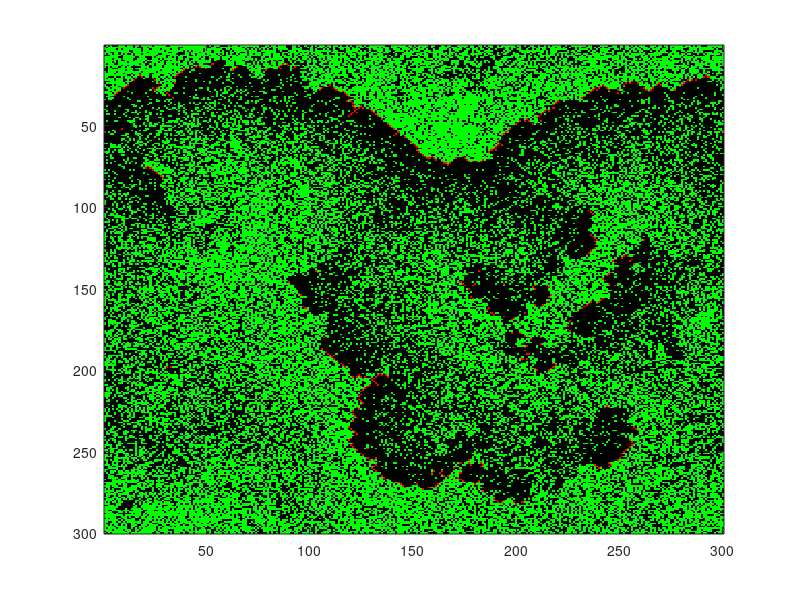

Source code (MATLAB):
% simulate forest fire with cellular automata
% zhou lvwen: zhou.lv.wen@gmail.com
% August 15 2010 

n = 300;
Plight = 5e-6; 
Pgrowth = 1e-2;
UL = [n 1:n-1]; 
DR = [2:n 1];
veg=zeros(n,n);
imh = image(cat(3,veg,veg,veg));
% veg = empty=0 burning=1 green=2
for i=1:3000
    %nearby fires?
    sum =            (veg(UL,:)==1) + ...
        (veg(:,UL)==1)     +      (veg(:,DR)==1) + ...
                     (veg(DR,:)==1);

    veg = 2*(veg==2) - ...
          ( (veg==2) & (sum>0 | (rand(n,n)<Plight)) ) + ...
          2*((veg==0) & rand(n,n)<Pgrowth) ;
     
    set(imh, 'cdata', cat(3,(veg==1),(veg==2),zeros(n)) )
    drawnow
end